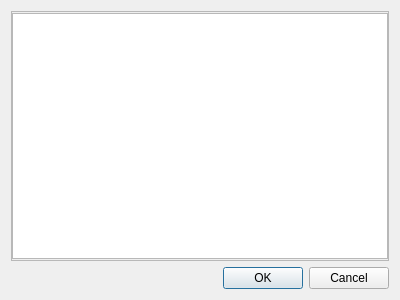
<?xml version="1.0" encoding="UTF-8"?>
<ui version="4.0">
 <class>OpenSummayDialog</class>
 <widget class="QDialog" name="OpenSummayDialog">
  <property name="geometry">
   <rect>
    <x>0</x>
    <y>0</y>
    <width>400</width>
    <height>300</height>
   </rect>
  </property>
  <property name="windowTitle">
   <string>Открыть сводку</string>
  </property>
  <layout class="QVBoxLayout" name="verticalLayout">
   <item>
    <widget class="QFrame" name="frClient">
     <property name="frameShape">
      <enum>QFrame::StyledPanel</enum>
     </property>
     <property name="frameShadow">
      <enum>QFrame::Raised</enum>
     </property>
     <layout class="QVBoxLayout" name="verticalLayout_2">
      <property name="leftMargin">
       <number>0</number>
      </property>
      <property name="topMargin">
       <number>1</number>
      </property>
      <property name="rightMargin">
       <number>0</number>
      </property>
      <property name="bottomMargin">
       <number>1</number>
      </property>
      <item>
       <widget class="QTreeView" name="tvSummaries"/>
      </item>
     </layout>
    </widget>
   </item>
   <item>
    <widget class="QDialogButtonBox" name="buttonBox">
     <property name="orientation">
      <enum>Qt::Horizontal</enum>
     </property>
     <property name="standardButtons">
      <set>QDialogButtonBox::Cancel|QDialogButtonBox::Ok</set>
     </property>
    </widget>
   </item>
  </layout>
 </widget>
 <resources/>
 <connections>
  <connection>
   <sender>buttonBox</sender>
   <signal>accepted()</signal>
   <receiver>OpenSummayDialog</receiver>
   <slot>accept()</slot>
   <hints>
    <hint type="sourcelabel">
     <x>248</x>
     <y>254</y>
    </hint>
    <hint type="destinationlabel">
     <x>157</x>
     <y>274</y>
    </hint>
   </hints>
  </connection>
  <connection>
   <sender>buttonBox</sender>
   <signal>rejected()</signal>
   <receiver>OpenSummayDialog</receiver>
   <slot>reject()</slot>
   <hints>
    <hint type="sourcelabel">
     <x>316</x>
     <y>260</y>
    </hint>
    <hint type="destinationlabel">
     <x>286</x>
     <y>274</y>
    </hint>
   </hints>
  </connection>
 </connections>
</ui>
